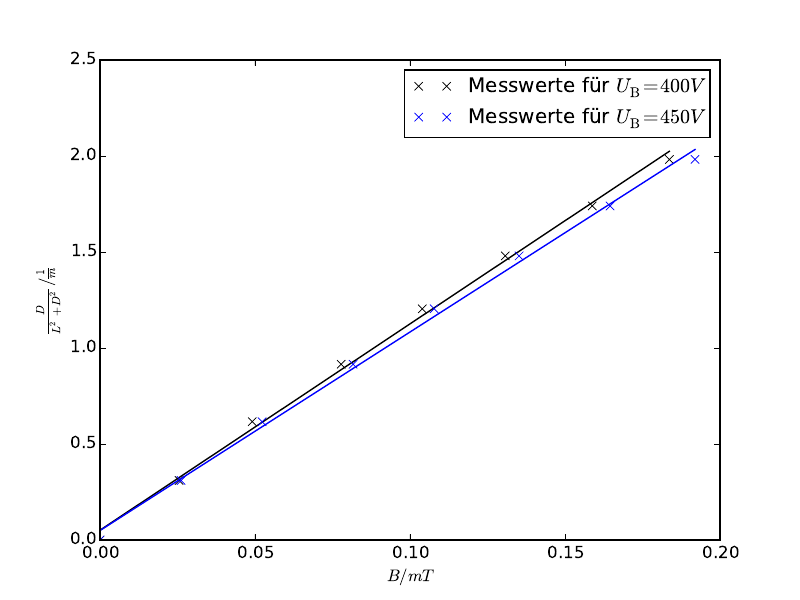

Write the Python code that produced this figure.
import matplotlib.pyplot as plt
import numpy as np
from scipy.optimize import curve_fit

(x,y)=np.genfromtxt('b4.txt', unpack=True)
(x1,y1)=np.genfromtxt('b5.txt', unpack=True)
#(x2,y2)=np.genfromtxt('b6.txt', unpack=True)

def f(x,a,b):
    return a*x+b
params,covariance = curve_fit(f,x,y)
errors = np.sqrt(np.diag(covariance))
print ('a=',params[0], '±', errors[0])
print ('b=',params[1],'±', errors [1])
plt.plot(x,y,'kx',label="Messwerte für $U_\mathrm{B}=400V$")
plt.plot(x,f(x, *params),'k-')

def f(x1,a,b):
    return a*x1+b
params,covariance = curve_fit(f,x1,y1)
errors = np.sqrt(np.diag(covariance))
print ('a=',params[0], '±', errors[0])
print ('b=',params[1],'±', errors [1])

plt.plot(x1,y,'bx',label="Messwerte für $U_\mathrm{B}=450V$")
plt.plot(x1,f(x1, *params), 'b-')


plt.xlabel('$B/mT$')
plt.ylabel(r'$\frac{D}{L^2+D^2}/\frac{1}{m}$')
plt.legend(loc='best')
plt.savefig('502-a2.pdf')
